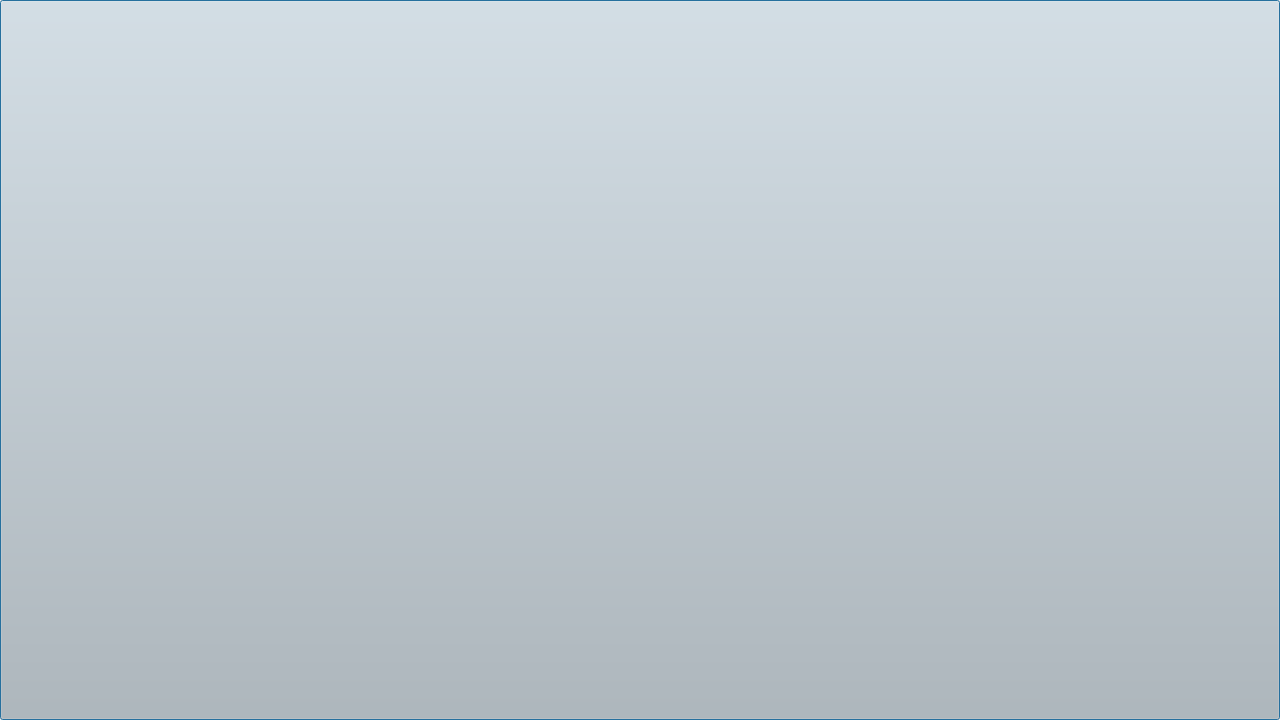
<?xml version="1.0" encoding="UTF-8"?>
<ui version="4.0">
 <class>Dialog</class>
 <widget class="QDialog" name="Dialog">
  <property name="geometry">
   <rect>
    <x>0</x>
    <y>0</y>
    <width>1280</width>
    <height>720</height>
   </rect>
  </property>
  <property name="windowTitle">
   <string>Dialog</string>
  </property>
  <property name="styleSheet">
   <string notr="true">font: 11pt &quot;Super Legend Boy&quot;;</string>
  </property>
  <widget class="QLabel" name="textofcuts">
   <property name="geometry">
    <rect>
     <x>0</x>
     <y>0</y>
     <width>1280</width>
     <height>720</height>
    </rect>
   </property>
   <property name="font">
    <font>
     <family>Super Legend Boy</family>
     <pointsize>11</pointsize>
     <weight>50</weight>
     <italic>false</italic>
     <bold>false</bold>
    </font>
   </property>
   <property name="styleSheet">
    <string notr="true">color: white</string>
   </property>
   <property name="text">
    <string/>
   </property>
   <property name="alignment">
    <set>Qt::AlignCenter</set>
   </property>
  </widget>
  <widget class="QPushButton" name="x">
   <property name="geometry">
    <rect>
     <x>0</x>
     <y>0</y>
     <width>1280</width>
     <height>720</height>
    </rect>
   </property>
   <property name="styleSheet">
    <string notr="true">QPushButton {
background-color:rgba(190, 190, 190, 00);
}</string>
   </property>
   <property name="text">
    <string/>
   </property>
  </widget>
  <widget class="QLabel" name="label">
   <property name="geometry">
    <rect>
     <x>0</x>
     <y>0</y>
     <width>1280</width>
     <height>720</height>
    </rect>
   </property>
   <property name="text">
    <string/>
   </property>
   <property name="pixmap">
    <pixmap>../backgrounds/1.png</pixmap>
   </property>
  </widget>
  <widget class="QLabel" name="textofcuts2">
   <property name="geometry">
    <rect>
     <x>0</x>
     <y>80</y>
     <width>1280</width>
     <height>720</height>
    </rect>
   </property>
   <property name="font">
    <font>
     <family>Super Legend Boy</family>
     <pointsize>11</pointsize>
     <weight>50</weight>
     <italic>false</italic>
     <bold>false</bold>
    </font>
   </property>
   <property name="styleSheet">
    <string notr="true">color: white</string>
   </property>
   <property name="text">
    <string>Oh hell nah. Im only 5 minutes in the radio receiving area and they and they are already sending me to death</string>
   </property>
   <property name="alignment">
    <set>Qt::AlignCenter</set>
   </property>
  </widget>
  <zorder>label</zorder>
  <zorder>textofcuts</zorder>
  <zorder>textofcuts2</zorder>
  <zorder>x</zorder>
 </widget>
 <resources/>
 <connections/>
</ui>
